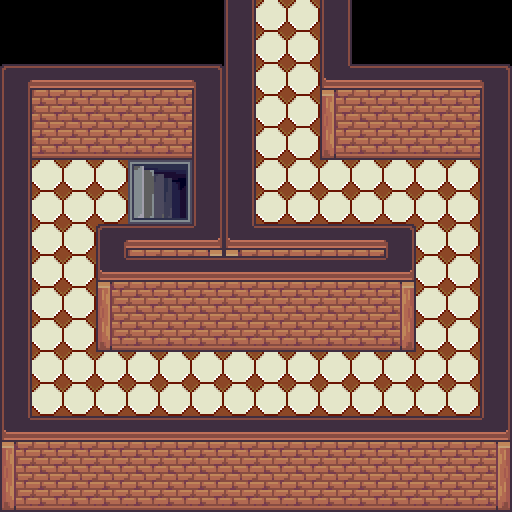

Rendered tile map (Tiled .tmx) drawn with the repository's tilesets; below, a short description and the map source with its tile grids summarised:
An orthogonal 16x16 tile map with 32x32 px tiles, 4 tile layers (Tile Layer 1, Tile Layer 2, Tile Layer 3, Above Player), 3 tilesets and 14 objects (10x collision, 3x event, init).

<map version="1.10" tiledversion="1.10.2" orientation="orthogonal" renderorder="right-down" width="16" height="16" tilewidth="32" tileheight="32" infinite="0" nextlayerid="10" nextobjectid="18">
 <properties>
  <property name="edges" value="clamped" />
  <property name="scenario" value="xero" />
 </properties>
 <tileset firstgid="1" name="core_indoor_floors" tilewidth="32" tileheight="32" tilecount="3864" columns="46">
  <image source="../gfx/tilesets/core_indoor_floors.png" width="1472" height="2688" />
 </tileset>
 <tileset firstgid="3865" name="core_indoor_stairs" tilewidth="32" tileheight="32" tilecount="2970" columns="45">
  <image source="../gfx/tilesets/core_indoor_stairs.png" width="1440" height="2112" />
 </tileset>
 <tileset firstgid="6835" name="core_indoor_walls" tilewidth="32" tileheight="32" tilecount="3864" columns="46">
  <image source="../gfx/tilesets/core_indoor_walls.png" width="1472" height="2688" />
 </tileset>
 <layer id="1" name="Tile Layer 1" width="16" height="16">
  <data>[256 cells, 174 non-empty, 14 distinct tile ids]</data>
 </layer>
 <layer id="2" name="Tile Layer 2" width="16" height="16">
  <data>[256 cells, 56 non-empty, 15 distinct tile ids]</data>
 </layer>
 <layer id="4" name="Tile Layer 3" width="16" height="16">
  <data>[256 cells, 0 non-empty, 0 distinct tile ids]</data>
 </layer>
 <layer id="5" name="Above Player" width="16" height="16">
  <data>[256 cells, 15 non-empty, 5 distinct tile ids]</data>
 </layer>
 <objectgroup color="#ff2600" id="9" name="Collisions">
  <object id="1" type="collision" x="320" y="64" width="192" height="96" />
  <object id="2" type="collision" x="0" y="64" width="224" height="96" />
  <object id="3" type="collision" x="192" y="160" width="64" height="192" />
  <object id="6" type="collision" x="0" y="160" width="32" height="352" />
  <object id="7" type="collision" x="32" y="416" width="480" height="96" />
  <object id="8" type="collision" x="480" y="160" width="32" height="256" />
  <object id="9" type="collision" x="256" y="224" width="160" height="128" />
  <object id="10" type="collision" x="96" y="224" width="96" height="128" />
  <object id="12" type="collision" x="224" y="0" width="32" height="160" />
  <object id="13" type="collision" x="320" y="0" width="32" height="64" />
 </objectgroup>
 <objectgroup color="#fffb00" id="7" name="Events">
  <object id="14" name="set music" type="init" x="128" y="64" width="32" height="32">
   <properties>
    <property name="act1" value="play_music music_come_and_find_me" />
    <property name="act2" value="not music_playing music_come_and_find_me" />
   </properties>
  </object>
  <object id="15" name="teleport to stairwell 1" type="event" x="160" y="160" width="32" height="64">
   <properties>
    <property name="act1" value="transition_teleport player,taba_ba_stairwell_1.tmx,1,3,0.5" />
    <property name="cond1" value="is char_at player" />
    <property name="cond2" value="is char_facing player,right" />
   </properties>
  </object>
  <object id="16" name="teleport to foyer" type="event" x="256" y="0" width="32" height="32">
   <properties>
    <property name="act1" value="transition_teleport player,taba_ba_br_master_foyer.tmx,2,15,0.5" />
    <property name="cond1" value="is char_at player" />
    <property name="cond2" value="is char_facing player,up" />
   </properties>
  </object>
  <object id="17" name="teleport to foyer 2" type="event" x="288" y="0" width="32" height="32">
   <properties>
    <property name="act1" value="transition_teleport player,taba_ba_br_master_foyer.tmx,3,15,0.5" />
    <property name="cond1" value="is char_at player" />
    <property name="cond2" value="is char_facing player,up" />
   </properties>
  </object>
 </objectgroup>
</map>
